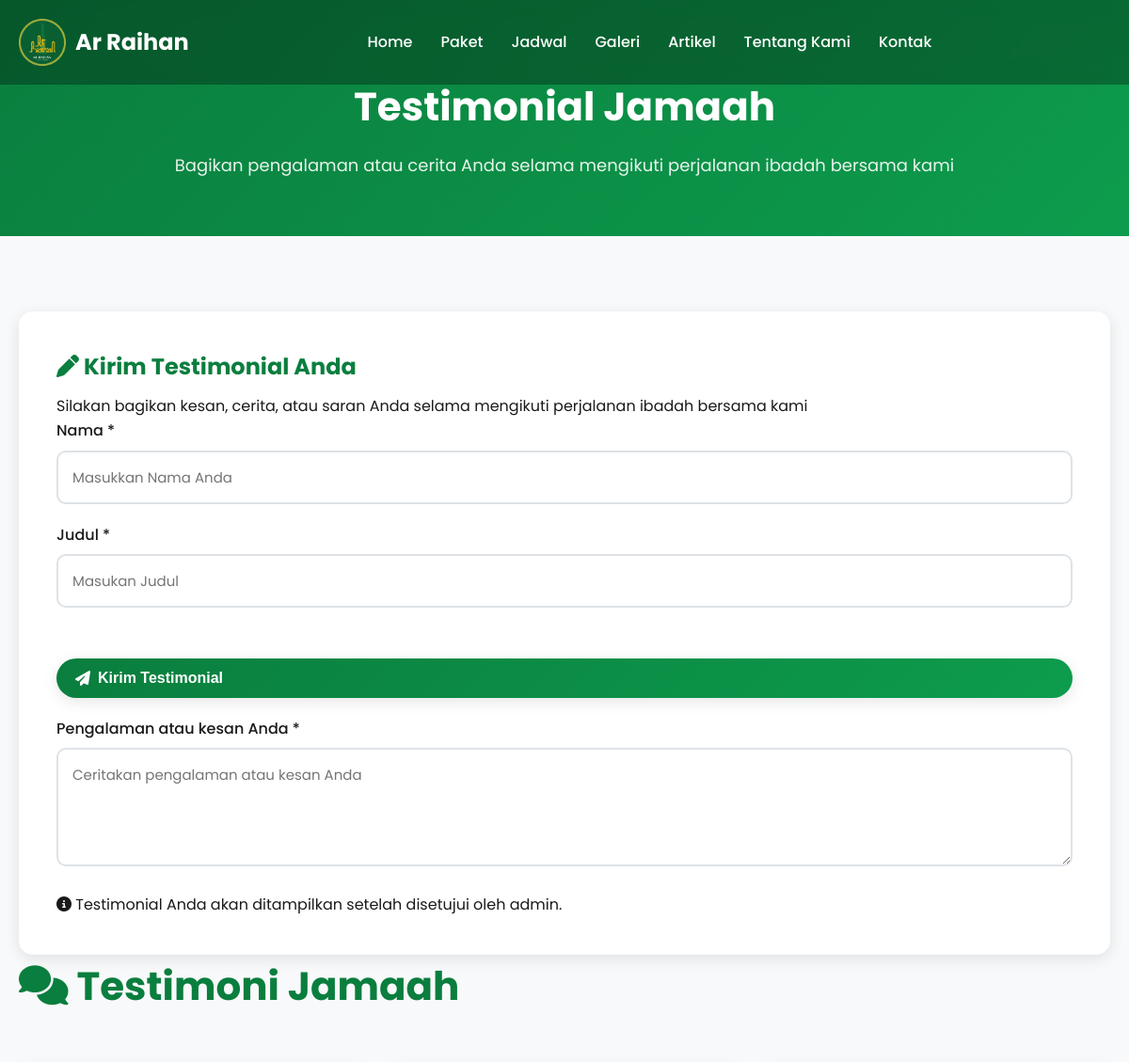
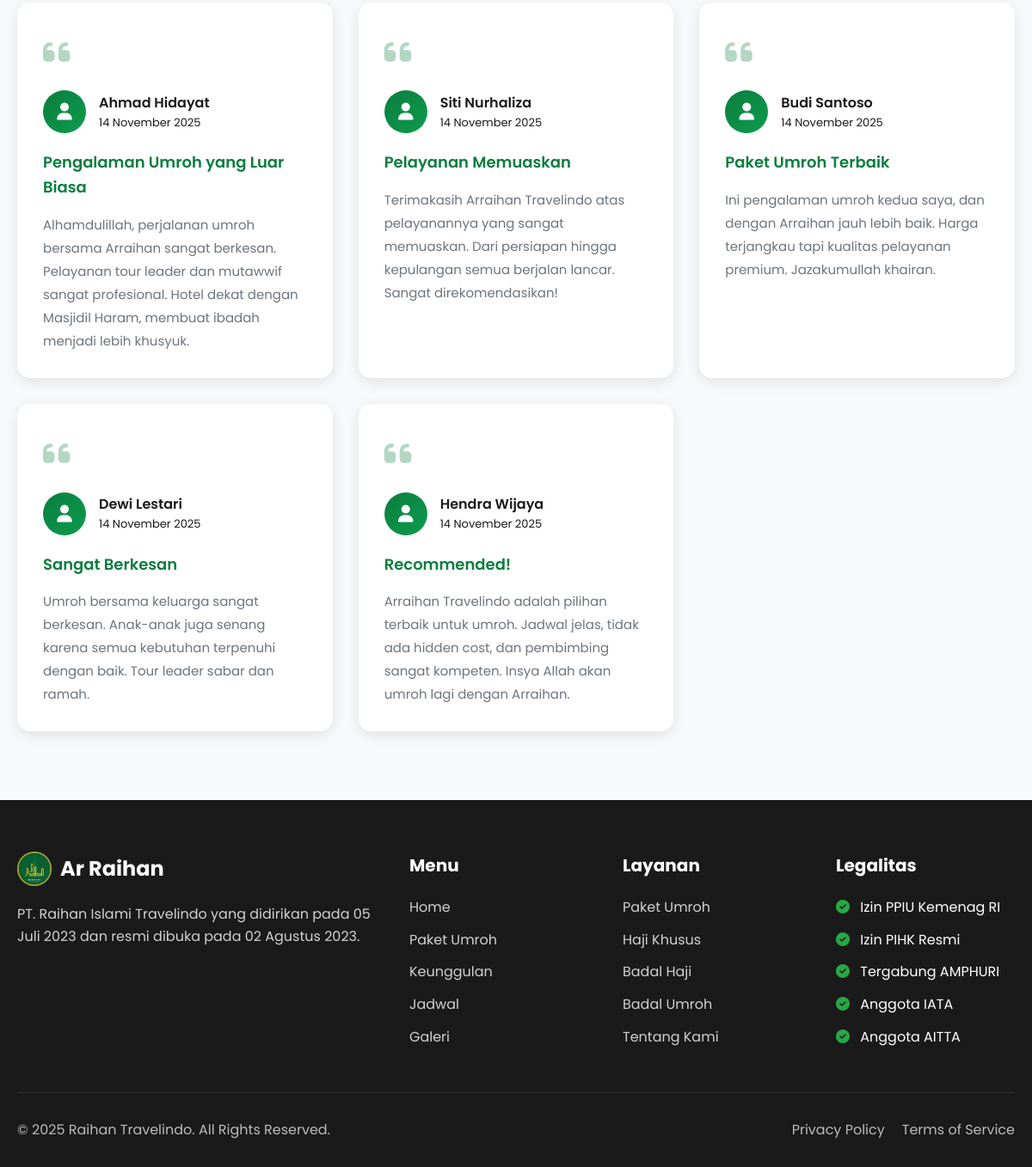
The page /testimonial.php on the database its author committed (2 pictures, top to bottom).
### tables this page shows
CREATE TABLE IF NOT EXISTS testimonials (
    id INT AUTO_INCREMENT PRIMARY KEY,
    nama VARCHAR(255) NOT NULL,
    judul VARCHAR(255) NOT NULL,
    pesan TEXT NOT NULL,
    is_approved TINYINT(1) DEFAULT 0,
    is_featured TINYINT(1) DEFAULT 0,
    created_at TIMESTAMP DEFAULT CURRENT_TIMESTAMP,
    updated_at TIMESTAMP DEFAULT CURRENT_TIMESTAMP ON UPDATE CURRENT_TIMESTAMP
);

### inc/db.php (called while the page is built, shortened)
<?php
$config = require __DIR__ . '/config.php';
$mysqli = new mysqli(
    $config['db']['host'],
    $config['db']['user'],
    $config['db']['pass'],
    $config['db']['name']
);
$mysqli->set_charset($config['db']['charset']);
function db() {
    global $mysqli; return $mysqli;
}
function e($str) { return htmlspecialchars($str, ENT_QUOTES, 'UTF-8'); }

### testimonial.php (the view, shortened to what this page needs)
<?php
require_once __DIR__ . '/inc/db.php';
if (isset($_SERVER['HTTP_HOST']) &&
    (strpos($_SERVER['HTTP_HOST'], 'localhost') !== false ||
     $_SERVER['HTTP_HOST'] === '127.0.0.1')) {
    $base = '/dev/';
} else {
    $base = '';
}
$testimonials = [];
if (function_exists('db') && db()) {
    if ($res = db()->query("SELECT * FROM testimonials WHERE is_approved = 1 ORDER BY created_at DESC")) {
        while ($row = $res->fetch_assoc()) { $testimonials[] = $row; }
    }
}
$current_page = 'testimonial';
require_once __DIR__ . '/inc/header.php';
?>
<section class="page-header">
    <div class="container">
        <h1>Testimonial Jamaah</h1>
        <p>Bagikan pengalaman atau cerita Anda selama mengikuti perjalanan ibadah bersama kami</p>
    </div>
</section>
<section class="testimonial-page">
    <div class="container">
        <div class="testimonial-form-card mb-5">
            <h3><i class="fas fa-pen"></i> Kirim Testimonial Anda</h3>
            <p class="text-muted mb-4">Silakan bagikan kesan, cerita, atau saran Anda selama mengikuti perjalanan ibadah bersama kami</p>
            <form id="testimonialForm">
                <div class="row">
                    <div class="col-md-4">
                        <div class="form-group">
                            <label>Nama <span class="text-danger">*</span></label>
                            <input type="text"
                                   class="form-control"
                                   id="nama"
                                   name="nama"
                                   placeholder="Masukkan Nama Anda"
                                   required>
                        </div>
                    </div>
                    <div class="col-md-4">
                        <div class="form-group">
                            <label>Judul <span class="text-danger">*</span></label>
                            <input type="text"
                                   class="form-control"
                                   id="judul"
                                   name="judul"
                                   placeholder="Masukan Judul"
                                   required>
                        </div>
                    </div>
                    <div class="col-md-4">
                        <div class="form-group">
                            <label>&nbsp;</label>
                            <button type="submit" class="btn btn-primary btn-block">
                                <i class="fas fa-paper-plane"></i> Kirim Testimonial
                            </button>
                        </div>
                    </div>
                </div>
                <div class="form-group">
                    <label>Pengalaman atau kesan Anda <span class="text-danger">*</span></label>
                    <textarea class="form-control"
                              id="pesan"
                              name="pesan"
                              rows="4"
                              placeholder="Ceritakan pengalaman atau kesan Anda"
                              required></textarea>
                </div>
                <p class="small text-muted mb-0">
                    <i class="fas fa-info-circle"></i> Testimonial Anda akan ditampilkan setelah disetujui oleh admin.
                </p>
            </form>
        </div>
        <h2 class="section-title mb-4"><i class="fas fa-comments"></i> Testimoni Jamaah</h2>
        <?php if (!empty($testimonials)): ?>
        <div class="testimonial-grid">
            <?php foreach ($testimonials as $testi): ?>
            <div class="testimonial-card">
                <div class="testimonial-icon">
                    <i class="fas fa-quote-left"></i>
                </div>
                <div class="testimonial-header">
                    <div class="author-avatar">
                        <i class="fas fa-user"></i>
                    </div>
                    <div class="author-info">
                        <h5><?= e($testi['nama']) ?></h5>
                        <p class="text-muted"><?= date('d F Y', strtotime($testi['created_at'])) ?></p>
                    </div>
                </div>
                <h5 class="testimonial-title"><?= e($testi['judul']) ?></h5>
                <p class="testimonial-text"><?= nl2br(e($testi['pesan'])) ?></p>
            </div>
            <?php endforeach; ?>
        </div>
        <?php endif; ?>
    </div>
</section>
<?php
require_once __DIR__ . '/inc/footer.php';
?>

### inc/header.php (shortened to what this page needs)
<?php
$current_page = $current_page ?? 'home';
$curpos = $_SERVER['PHP_SELF'] ?? '';
$is_index_page = ($curpos === '/index.php' || $curpos === '/');
$base2 = '';
if (!$is_index_page) {
    $is_localhost = (strpos($_SERVER['HTTP_HOST'] ?? '', 'localhost') !== false ||
                     ($_SERVER['HTTP_HOST'] ?? '') === '127.0.0.1');
    if ($is_localhost) {
        $base2 = 'http://localhost/dev/';
    } else {
        $base2 = 'https://arraihantravelindo.com/';
    }
} elseif (!isset($base)) {
    $base = '';
}
?>
<!DOCTYPE html>
<html lang="id">
<head>
    <link rel="stylesheet" href="<?= $base ?? '' ?>css/style.css?v=<?= time() ?>">
    <link rel="stylesheet" href="https://cdnjs.cloudflare.com/ajax/libs/font-awesome/6.4.0/css/all.min.css">
</head>
<body>
    <header class="header" id="header">
        <nav class="navbar">
            <div class="container">
                <div class="nav-wrapper">
                    <div class="logo">
                        <img src="<?= $base ?? '' ?>images/logo.png" alt="Raihan Travelindo" style="height: 50px;">
                        <span>Ar Raihan</span>
                    </div>
                    <ul class="nav-menu" id="navMenu">
                        <li><a href="<?= $base2  ?>#home" class="nav-link <?= $current_page === 'home' ? 'active' : '' ?>">Home</a></li>
                        <li><a href="<?= $base2 ?>#paket" class="nav-link <?= $current_page === 'paket' ? 'active' : '' ?>">Paket</a></li>
                        <li><a href="<?= $base2 ?>#jadwal" class="nav-link <?= $current_page === 'jadwal' ? 'active' : '' ?>">Jadwal</a></li>
                        <li><a href="<?= $base2 ?>#galeri" class="nav-link <?= $current_page === 'galeri' ? 'active' : '' ?>">Galeri</a></li>
                        <li><a href="<?= $base2 ?>artikel.php" class="nav-link <?= $current_page === 'artikel' ? 'active' : '' ?>">Artikel</a></li>
                        <li><a href="<?= $base2 ?>#tentang" class="nav-link <?= $current_page === 'tentang' ? 'active' : '' ?>">Tentang Kami</a></li>
                        <li><a href="<?= $base2 ?>#kontak" class="nav-link <?= $current_page === 'kontak' ? 'active' : '' ?>">Kontak</a></li>
                    </ul>
                </div>
            </div>
        </nav>
    </header>

### inc/footer.php (shortened to what this page needs)
    <footer class="footer">
        <div class="container">
            <div class="footer-content">
                <div class="footer-col">
                    <div class="footer-logo">
                        <img src="<?= $base ?? '' ?>images/logo.png" alt="Raihan Travelindo" style="height: 40px;">
                        <span>Ar Raihan</span>
                    </div>
                    <p>PT. Raihan Islami Travelindo yang didirikan pada 05 Juli 2023 dan resmi dibuka pada 02 Agustus 2023.</p>
                </div>
                <div class="footer-col">
                    <h4>Menu</h4>
                    <ul>
                        <li><a href="<?= $base ?? '' ?>index.php#home">Home</a></li>
                        <li><a href="<?= $base ?? '' ?>index.php#paket">Paket Umroh</a></li>
                        <li><a href="<?= $base ?? '' ?>index.php#keunggulan">Keunggulan</a></li>
                        <li><a href="<?= $base ?? '' ?>index.php#jadwal">Jadwal</a></li>
                        <li><a href="<?= $base ?? '' ?>index.php#galeri">Galeri</a></li>
                    </ul>
                </div>
                <div class="footer-col">
                    <h4>Layanan</h4>
                    <ul>
                        <li><a href="<?= $base ?? '' ?>index.php#paket">Paket Umroh</a></li>
                        <li><a href="<?= $base ?? '' ?>index.php#paket">Haji Khusus</a></li>
                        <li><a href="<?= $base ?? '' ?>index.php#paket">Badal Haji</a></li>
                        <li><a href="<?= $base ?? '' ?>index.php#paket">Badal Umroh</a></li>
                        <li><a href="<?= $base ?? '' ?>index.php#tentang">Tentang Kami</a></li>
                    </ul>
                </div>
                <div class="footer-col">
                    <h4>Legalitas</h4>
                    <ul>
                        <li><i class="fas fa-check-circle"></i> Izin PPIU Kemenag RI</li>
                        <li><i class="fas fa-check-circle"></i> Izin PIHK Resmi</li>
                        <li><i class="fas fa-check-circle"></i> Tergabung AMPHURI</li>
                        <li><i class="fas fa-check-circle"></i> Anggota IATA</li>
                        <li><i class="fas fa-check-circle"></i> Anggota AITTA</li>
                    </ul>
                </div>
            </div>
            <div class="footer-bottom">
                <p>&copy; <?= date('Y') ?> Raihan Travelindo. All Rights Reserved.</p>
                <div class="footer-links">
                    <a href="#">Privacy Policy</a>
                    <a href="#">Terms of Service</a>
                </div>
            </div>
        </div>
    </footer>
</body>
</html>

### css/style.css (style rules this page uses)
* { margin: 0; padding: 0; box-sizing: border-box; }
:root { --primary-color: #0a7e3e; --secondary-color: #f39c12; --dark-color: #1a1a1a; --light-color: #ffffff; --gray-color: #6c757d; --light-gray: #f8f9fa; --border-color: #dee2e6; --success-color: #28a745; --gradient-primary: linear-gradient(135deg, #0a7e3e 0%, #0d9c4d 100%); --gradient-gold: linear-gradient(135deg, #f39c12 0%, #f1c40f 100%); --shadow-sm: 0 2px 8px rgba(0,0,0,0.1); --shadow-md: 0 4px 16px rgba(0,0,0,0.1); --shadow-lg: 0 8px 32px rgba(0,0,0,0.15); }
html { scroll-behavior: smooth; }
body { font-family: 'Poppins', sans-serif; line-height: 1.6; color: var(--dark-color); overflow-x: hidden; }
.container { max-width: 1200px; margin: 0 auto; padding: 0 20px; }
img { max-width: 100%; height: auto; display: block; }
a { text-decoration: none; color: inherit; transition: all 0.3s ease; }
ul { list-style: none; }
.btn { display: inline-flex; align-items: center; gap: 8px; padding: 12px 28px; border: none; border-radius: 50px; font-size: 16px; font-weight: 600; cursor: pointer; transition: all 0.3s ease; text-align: center; }
.btn-primary { background: var(--gradient-primary); color: var(--light-color); box-shadow: var(--shadow-md); }
.header { position: fixed; top: 0; left: 0; width: 100%; z-index: 1000; transition: all 0.3s ease; background: rgba(0, 0, 0, 0.3); backdrop-filter: blur(10px); }
.navbar { padding: 20px 0; }
.nav-wrapper { display: flex; align-items: center; justify-content: space-between; }
.logo { display: flex; align-items: center; gap: 10px; font-size: 24px; font-weight: 700; color: var(--light-color); }
.nav-menu { display: flex; gap: 30px; flex: 1; justify-content: center; }
.nav-link { color: var(--light-color); font-weight: 500; padding: 8px 0; position: relative; }
.nav-link::after { content: ''; position: absolute; bottom: 0; left: 0; width: 0; height: 2px; background: var(--secondary-color); transition: width 0.3s ease; }
.section-title { font-size: 42px; font-weight: 700; color: var(--primary-color); margin-bottom: 15px; }
.testimonial-grid { display: grid; grid-template-columns: repeat(auto-fit, minmax(280px, 1fr)); gap: 30px; margin-top: 50px; }
.testimonial-card { background: var(--light-gray); padding: 35px 30px; border-radius: 15px; box-shadow: var(--shadow-md); height: 100%; display: flex; flex-direction: column; transition: all 0.3s ease; }
.testimonial-icon { color: var(--primary-color); font-size: 36px; margin-bottom: 20px; opacity: 0.3; }
.testimonial-title { font-size: 20px; font-weight: 600; color: var(--primary-color); margin-bottom: 15px; }
.testimonial-text { font-size: 16px; line-height: 1.8; color: var(--gray-color); flex: 1; margin-bottom: 25px; }
.form-group { margin-bottom: 20px; }
.form-group input, .form-group select, .form-group textarea { width: 100%; padding: 15px; border: 2px solid var(--border-color); border-radius: 10px; font-family: 'Poppins', sans-serif; font-size: 15px; transition: border-color 0.3s ease; }
.footer { background: var(--dark-color); color: var(--light-color); padding: 60px 0 30px; }
.footer-content { display: grid; grid-template-columns: 2fr 1fr 1fr 1fr; gap: 40px; margin-bottom: 40px; }
.footer-logo { display: flex; align-items: center; gap: 10px; font-size: 24px; font-weight: 700; margin-bottom: 20px; }
.footer-col p { margin-bottom: 20px; opacity: 0.8; line-height: 1.6; }
.footer-col h4 { font-size: 20px; margin-bottom: 20px; }
.footer-col ul li { margin-bottom: 12px; }
.footer-col ul li a { opacity: 0.8; transition: all 0.3s ease; }
.footer-col ul li i { color: var(--success-color); margin-right: 8px; }
.footer-bottom { padding-top: 30px; border-top: 1px solid rgba(255, 255, 255, 0.1); display: flex; justify-content: space-between; align-items: center; flex-wrap: wrap; gap: 20px; }
.footer-bottom p { opacity: 0.7; }
.footer-links { display: flex; gap: 20px; }
.footer-links a { opacity: 0.7; transition: opacity 0.3s ease; }

### rows shown on the page
testimonials: nama "Ahmad Hidayat", created_at "14 November 2025", judul "Pengalaman Umroh yang Luar Biasa", pesan "Alhamdulillah, perjalanan umroh bersama Arraihan sangat berkesan. Pelayanan tour leader dan mutawwif sangat profesional. Hotel dekat dengan Masjidil Haram, membuat ibadah menjadi lebih khusyuk."
testimonials: nama "Siti Nurhaliza", created_at "14 November 2025", judul "Pelayanan Memuaskan", pesan "Terimakasih Arraihan Travelindo atas pelayanannya yang sangat memuaskan. Dari persiapan hingga kepulangan semua berjalan lancar. Sangat direkomendasikan!"
testimonials: nama "Budi Santoso", created_at "14 November 2025", judul "Paket Umroh Terbaik", pesan "Ini pengalaman umroh kedua saya, dan dengan Arraihan jauh lebih baik. Harga terjangkau tapi kualitas pelayanan premium. Jazakumullah khairan."
testimonials: nama "Dewi Lestari", created_at "14 November 2025", judul "Sangat Berkesan", pesan "Umroh bersama keluarga sangat berkesan. Anak-anak juga senang karena semua kebutuhan terpenuhi dengan baik. Tour leader sabar dan ramah."
testimonials: nama "Hendra Wijaya", created_at "14 November 2025", judul "Recommended!", pesan "Arraihan Travelindo adalah pilihan terbaik untuk umroh. Jadwal jelas, tidak ada hidden cost, dan pembimbing sangat kompeten. Insya Allah akan umroh lagi dengan Arraihan."
